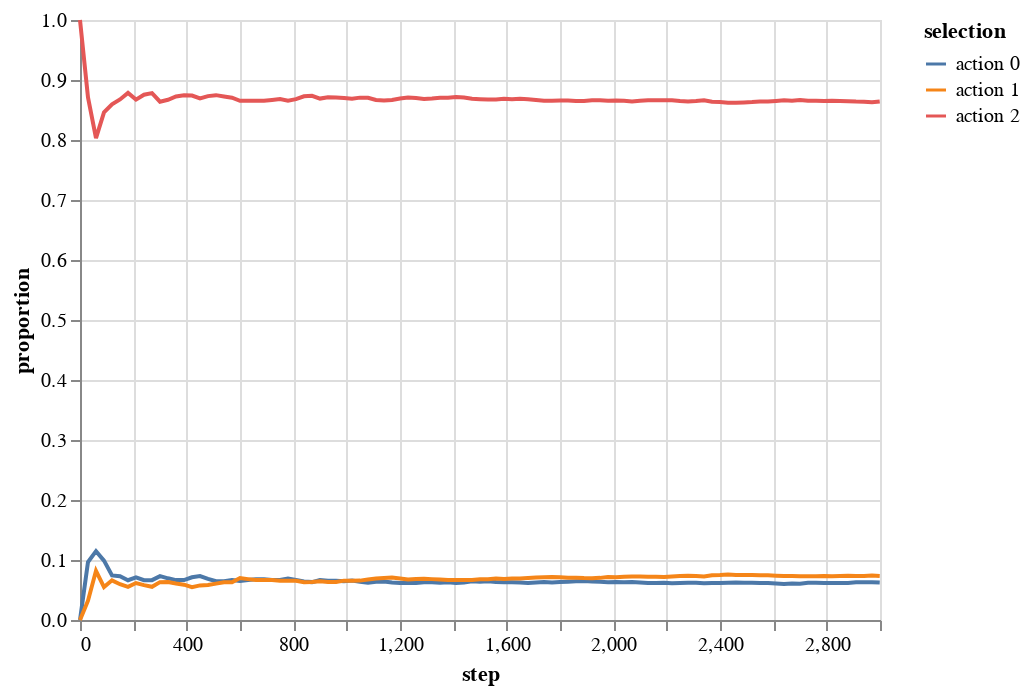

The notebook cell this image was saved under:
### Code cell
env.altair_action_history(name='epsilon_greedy')

### Figure 1 — Vega-Lite specification as saved in the notebook (floating-point values rounded to 4 significant figures; data arrays with more than 128 entries replaced by an {"elided": "..."} marker saying what was removed)
{"config": {"view": {"continuousWidth": 400, "continuousHeight": 300}}, "data": {"name": "data-ccff45a5051bc6bdd338ffaf97a04777"}, "mark": "line", "encoding": {"color": {"type": "nominal", "field": "selection"}, "x": {"type": "quantitative", "field": "step"}, "y": {"type": "quantitative", "field": "proportion"}}, "$schema": "https://vega.github.io/schema/vega-lite/v4.8.1.json", "datasets": {"data-ccff45a5051bc6bdd338ffaf97a04777": {"elided": "303 records"}}}
